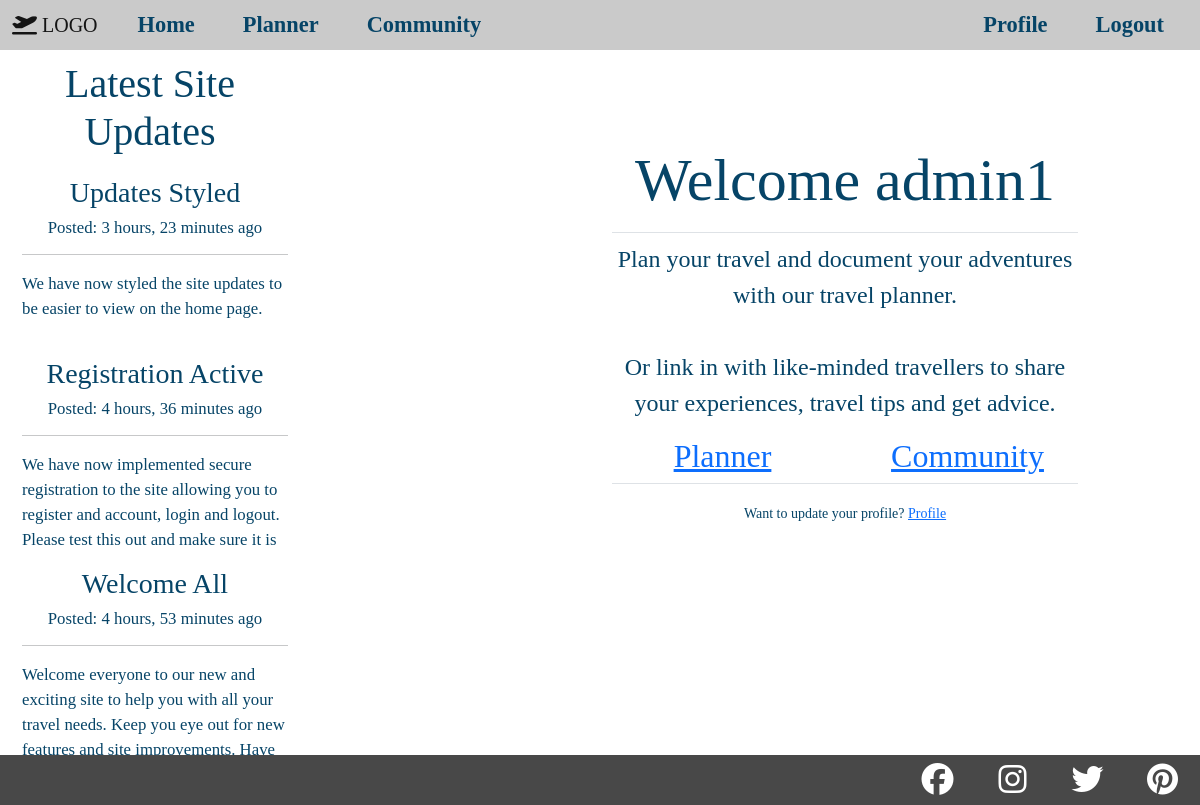
The app's page / (signed in) with its own data.
### site_updates/models.py (models this page shows, shortened)
class Update(models.Model):
    topic = models.ForeignKey(UpdateCatagory, on_delete=models.CASCADE)
    title = models.CharField(max_length=100)
    content = models.TextField()
    update_image = models.ImageField(default=None, upload_to='media/update_pics/', blank=True)
    published_on = models.DateTimeField(auto_now_add=True)
    updated_on = models.DateTimeField(auto_now=True)
    status = models.IntegerField(choices=STATUS, default=0)
    class Meta:
        ordering = ('-published_on',)

### home/views.py (the view)
# urls.py: path('', TravelHome.as_view(), name="travel-home"),
class TravelHome(View):
    def get(self, request):
        updates = Update.objects.filter(status=1).order_by('-published_on')[0:3]
        if request.user.is_authenticated:
            return render(
                request,
                "home/travel-home.html",
                {
                    "tab_title": "Home",
                    "updates": updates,
                },
            )
        else:
            return redirect('home-login')

### home/templates/home/travel-home.html (shortened to what this page needs)
{% extends "home/home-base.html" %}
{% load crispy_forms_tags %}
{% block form-content %}
    <fieldset class="form-group welcome">
        <legend class="border-bottom mb-2 p-2 text-center">
            <h4>
                Welcome {{ user.username }}
                <br>
            </h4>
        </legend>
        <p class="text-center">Plan your travel and document your adventures with our travel planner.<br><br>
            Or link in with like-minded  travellers to share your experiences, travel tips and get advice.</p>
        <div class="row">
            <div class="col">
                <a href="#"><h5 class="text-center">Planner</h5></a>
            </div>
            <div class="col">
                <a href="#"><h5 class="text-center">Community</h5></a>
            </div>
        </div>
    </fieldset>
    <div class="border-top pt-3 mb-3 text-center">
        <small class="p-font">
            Want to update your profile? <a class="ml-2" href="#">Profile</a>
        </small>
    </div>
{% endblock form-content %}

### home/templates/home/home-base.html (shortened to what this page needs)
{% extends "home/base.html" %}
{% block content %}
    <div class="row m-0">
        <div class="d-none d-lg-block col-3 admin-updates-col-main">
            <div class="updates-intro">
                <h4 class="text-center">Latest Site Updates</h4>
            </div>
            {% for update in updates %}
                <div class="update-container">
                    <h4 class="text-center">{{ update.title }}</h4>
                    <h6 class="text-center">Posted: {{ update.published_on|timesince }} ago</h6>
                    <hr>
                    <P>{{ update.content }}</P>
                </div>
            {% endfor %}
            <a class="btn btn-all-topics" href="#">See all updates</a>
        </div>
        <div class="col">
            <div class="row home-mid-row">
                <div class="col-1 col-sm-3 col-lg-6">
                </div>
                <div class="col home-welcome-container">
                    <div class="home-form-container">
                        {% block form-content %}
                        {% endblock form-content%}
                    </div>
                </div>
                <div class="col-1">
                </div>
            </div>
        </div>
    </div>
{% endblock content %}

### static/css/main.css (style rules this page uses)
* { padding: 0; margin: 0; box-sizing: border-box; }
h1, h2, h3, h4, h5, h6 { font-family: 'Lora', serif; }
a { font-family: 'Lora', serif; }
p { font-family: 'Merriweather', serif; }
@media (min-width: 768px) { h4 { font-size: 200%; } }
@media (min-width: 768px) { h5 { font-size: 160%; } }
@media (min-width: 768px) { h6 { font-size: 140%; } }
@media (min-width: 768px) { p { font-size: 140%; } }
@media (min-width: 992px) { h4 { font-size: 250%; } }
@media (min-width: 992px) { h5 { font-size: 200%; } }
@media (min-width: 992px) { h6 { font-size: 150%; } }
@media (min-width: 992px) { p { font-size: 150%; } }
.updates-intro { background-color: rgba(255, 255, 255, .9); margin-top: 10px; }
.update-container { background-color: rgba(255, 255, 255, .9); padding-left: 10px; padding-top: 10px; font-size: 70%; overflow-x: none; overflow-y: scroll; max-height: 200px; margin-top: 10px; }
.update-container p, .update-container h4, .update-container h6, .updates-intro h4 { color: rgb(6, 68, 103); }
.btn-all-topics { display: flex; justify-content: center; background-color: rgb(6, 68, 103); color: white; margin-top: 10px; }
.admin-updates-col-main { background-color: rgba(255, 255, 255, 0.5); position: absolute; top: 0; bottom: 0; left: 0; width: 25vw; margin-top: 50px; }
.home-welcome-container { background-color: rgba(255, 255, 255, 0.9); border-radius: 0px 25px 0px 25px; color: rgb(6, 68, 103); }
.home-mid-row { margin: 15vh 0 80px 0; }
.p-font { font-family: 'Merriweather', serif; color: rgb(6, 68, 103); }

### home/templates/home/snippets/home-styles.html (style rules this page uses)
body { background-image: url('https://django-travel-app.s3.eu-west-2.amazonaws.com/images/home/home_background_img_small.jpg'); background-repeat: no-repeat; background-attachment: fixed; background-size: cover; }

### records on screen
Update: title "Updates Styled", published_on "3 hours, 23 minutes", content "We have now styled the site updates to be easier to view on the home page."
Update: title "Registration Active", published_on "4 hours, 36 minutes", content "We have now implemented secure registration to the site allowing you to register and account, login and logout. Please test this out and make sure it is…"
Update: title "Welcome All", published_on "4 hours, 53 minutes", content "Welcome everyone to our new and exciting site to help you with all your travel needs. Keep you eye out for new features and site improvements. Have…"

### other values on screen
{{ user.username }} "admin1"
